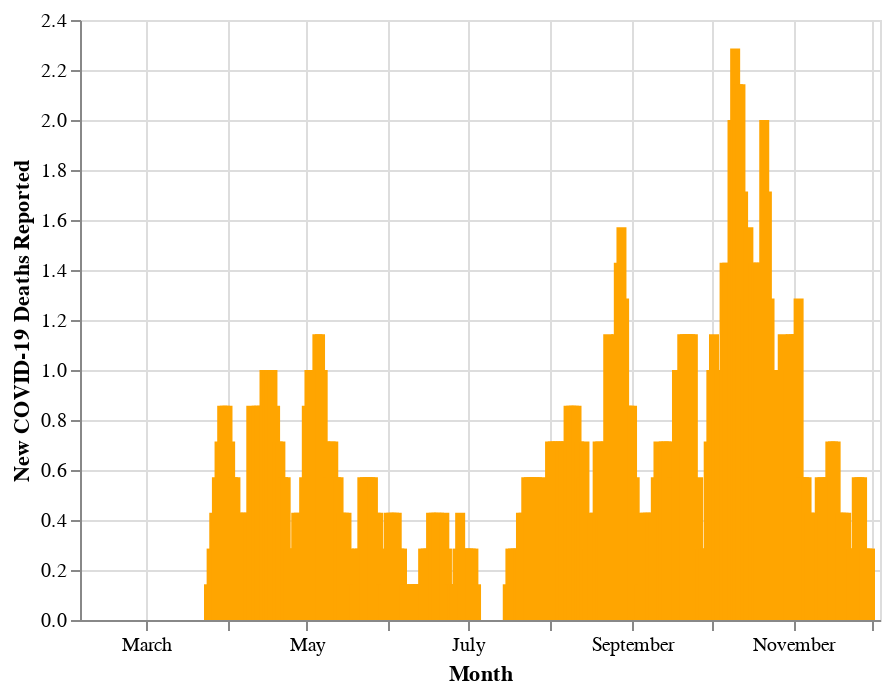

This figure's notebook cell:
### Code cell
alt.Chart(covid_s).mark_bar().encode(
    x=alt.X('date:T', axis=alt.Axis(title='Month')),
    y=alt.Y('deaths_avg:Q', axis=alt.Axis(title='New COVID-19 Deaths Reported')),
    color=alt.value('orange'),
)

### Figure 1 — Vega-Lite specification as saved in the notebook (floating-point values rounded to 4 significant figures; data arrays with more than 128 entries replaced by an {"elided": "..."} marker saying what was removed)
{"config": {"view": {"continuousWidth": 400, "continuousHeight": 300}}, "data": {"name": "data-57e6edf3b619da9efab8638bf11ceba4"}, "mark": "bar", "encoding": {"color": {"value": "orange"}, "x": {"type": "temporal", "axis": {"title": "Month"}, "field": "date"}, "y": {"type": "quantitative", "axis": {"title": "New COVID-19 Deaths Reported"}, "field": "deaths_avg"}}, "$schema": "https://vega.github.io/schema/vega-lite/v4.8.1.json", "datasets": {"data-57e6edf3b619da9efab8638bf11ceba4": {"elided": "303 records"}}}
